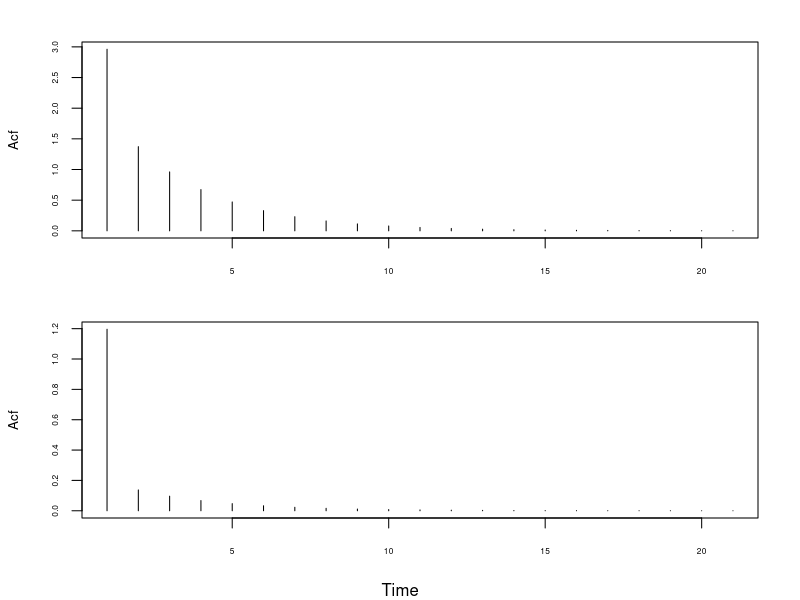
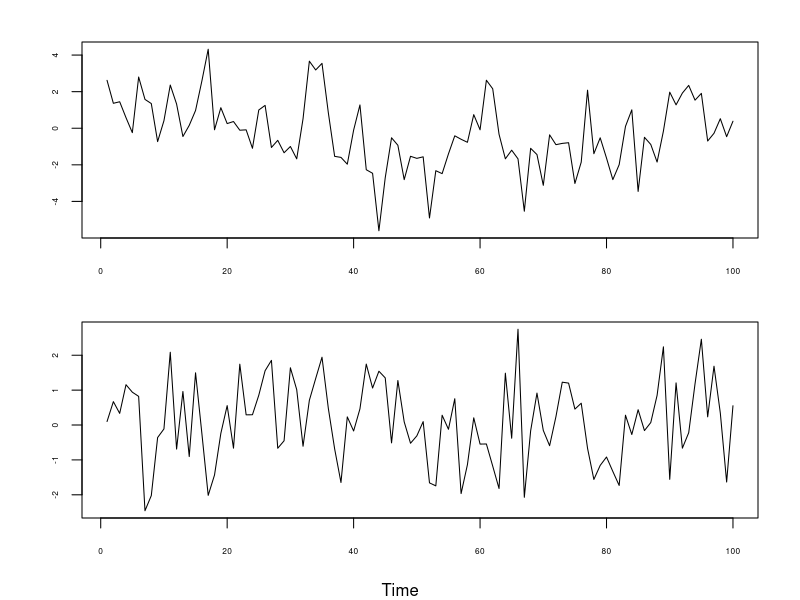
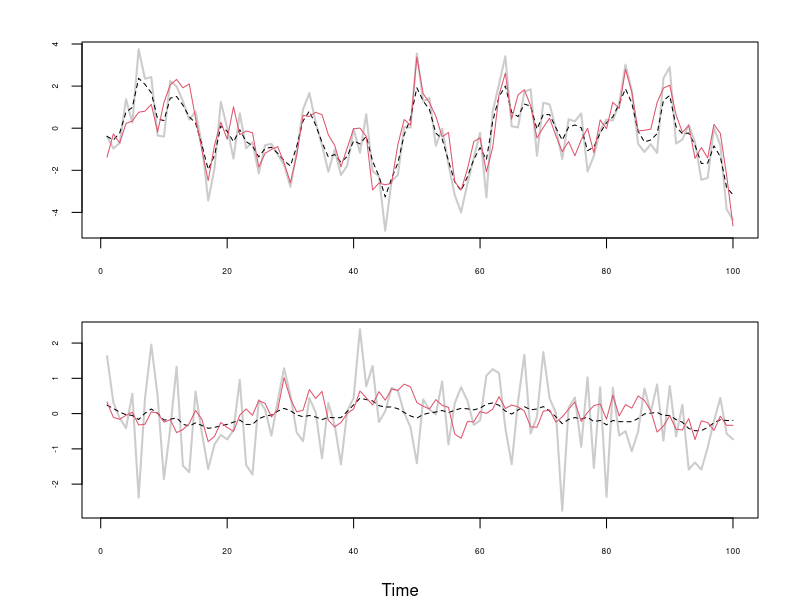
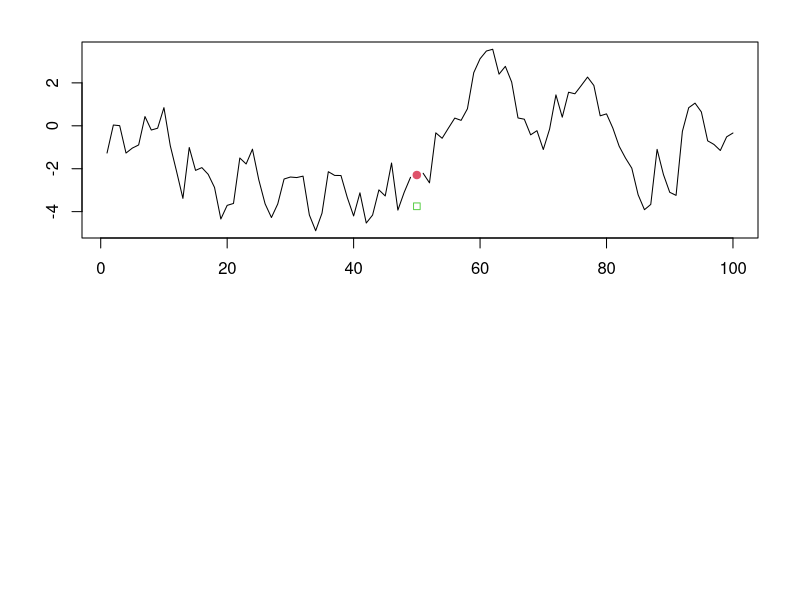

Here is the R script that generated these plots, in order:
## ---- chunk 1
knitr::opts_knit$set(root.dir = 'C:/Users/neide/OneDrive/Documents/GitHub/BEwebinar/Data')
## ---- chunk 2
snr <- 1
phi <- .7
gamma <- snr*phi^{seq(0,20)}/(1-phi^2)
gamma[1] <- gamma[1] + 1
par(oma=c(2,0,0,0),mar=c(2,4,2,2)+0.1,mfrow=c(2,1),cex.lab=.8)
plot(ts(gamma),xlab="",ylab="Acf",yaxt="n",xaxt="n",type="h")
axis(1,cex.axis=.5)
axis(2,cex.axis=.5)

snr <- .1
phi <- .7
gamma <- snr*phi^{seq(0,20)}/(1-phi^2)
gamma[1] <- gamma[1] + 1
plot(ts(gamma),xlab="",ylab="Acf",yaxt="n",xaxt="n",type="h")
axis(1,cex.axis=.5)
axis(2,cex.axis=.5)
mtext(text="Time",side=1,line=1,outer=TRUE)
## ---- chunk 3
snr <- 1
w <- rnorm(100)
e <- rnorm(100,sd=sqrt(snr))
z <- rep(0,100)
phi <- .7
z0 <- rnorm(1,sd=sqrt(snr))/sqrt(1-phi^2)
z[1] <- phi*z0 + e[1]
for(t in 2:100) { z[t] <- phi*z[t-1] + e[t] }
x <- z + w
par(oma=c(2,0,0,0),mar=c(2,4,2,2)+0.1,mfrow=c(2,1),cex.lab=.8)
plot(ts(x),xlab="",ylab="",yaxt="n",xaxt="n")
axis(1,cex.axis=.5)
axis(2,cex.axis=.5)

snr <- .1
w <- rnorm(100)
e <- rnorm(100,sd=sqrt(snr))
z <- rep(0,100)
phi <- .7
z0 <- rnorm(1,sd=sqrt(snr))/sqrt(1-phi^2)
z[1] <- phi*z0 + e[1]
for(t in 2:100) { z[t] <- phi*z[t-1] + e[t] }
x <- z + w
plot(ts(x),xlab="",ylab="",yaxt="n",xaxt="n")
axis(1,cex.axis=.5)
axis(2,cex.axis=.5)
mtext(text="Time",side=1,line=1,outer=TRUE)
## ---- chunk 4
snr <- 1
w <- rnorm(100)
e <- rnorm(100,sd=sqrt(snr))
z <- rep(0,100)
phi <- .7
z0 <- rnorm(1,sd=sqrt(snr))/sqrt(1-phi^2)
z[1] <- phi*z0 + e[1]
for(t in 2:100) { z[t] <- phi*z[t-1] + e[t] }
x <- z + w
gamma <- snr*phi^{seq(0,99)}/(1-phi^2)
gamma[1] <- gamma[1] + 1
zhat <- x - solve(toeplitz(gamma),x)
par(oma=c(2,0,0,0),mar=c(2,4,2,2)+0.1,mfrow=c(2,1),cex.lab=.8)
plot(ts(x),xlab="",ylab="",col=gray(.8),lwd=2,yaxt="n",xaxt="n")
axis(1,cex.axis=.5)
axis(2,cex.axis=.5)
lines(ts(zhat),lty=2)
lines(ts(z),col=2)

snr <- .1
w <- rnorm(100)
e <- rnorm(100,sd=sqrt(snr))
z <- rep(0,100)
phi <- .7
z0 <- rnorm(1,sd=sqrt(snr))/sqrt(1-phi^2)
z[1] <- phi*z0 + e[1]
for(t in 2:100) { z[t] <- phi*z[t-1] + e[t] }
x <- z + w
gamma <- snr*phi^{seq(0,99)}/(1-phi^2)
gamma[1] <- gamma[1] + 1
zhat <- x - solve(toeplitz(gamma),x)
plot(ts(x),xlab="",ylab="",col=gray(.8),lwd=2,yaxt="n",xaxt="n")
axis(1,cex.axis=.5)
axis(2,cex.axis=.5)
lines(ts(zhat),lty=2)
lines(ts(z),col=2)
mtext(text="Time",side=1,line=1,outer=TRUE)
## ---- chunk 5
phi <- .9
e <- rnorm(100,sd=1)
x <- rep(0,100)
x0 <- rnorm(1,sd=1)/sqrt(1-phi^2)
x[1] <- phi*x0 + e[1]
for(t in 2:100) { x[t] <- phi*x[t-1] + e[t] }
x.val <- x[50]
x[50] <- NA
xhat <- (phi/(1+phi^2))*(x[49]+x[51])
plot(ts(x),ylab="")
points(ts(c(rep(NA,49),xhat,rep(NA,50))),col=2,pch=19)
points(ts(c(rep(NA,49),x.val,rep(NA,50))),col=3,pch=22)
